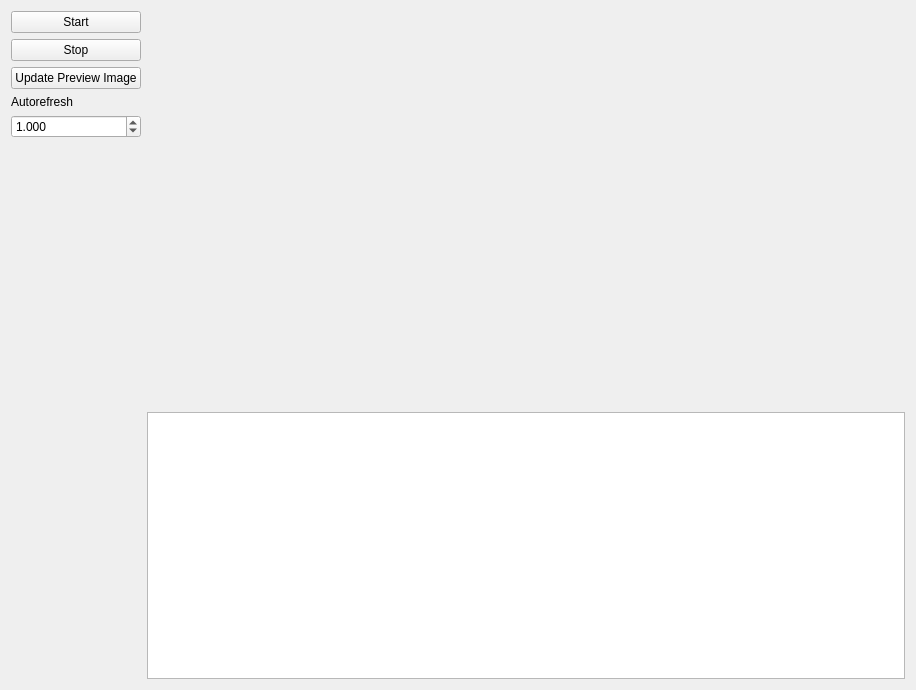
<?xml version="1.0" encoding="UTF-8"?>
<ui version="4.0">
 <class>Form</class>
 <widget class="QWidget" name="Form">
  <property name="geometry">
   <rect>
    <x>0</x>
    <y>0</y>
    <width>916</width>
    <height>690</height>
   </rect>
  </property>
  <property name="windowTitle">
   <string>Form</string>
  </property>
  <layout class="QGridLayout" name="gridLayout_2">
   <item row="0" column="0">
    <layout class="QGridLayout" name="gridLayout">
     <item row="5" column="0">
      <spacer name="verticalSpacer">
       <property name="orientation">
        <enum>Qt::Vertical</enum>
       </property>
       <property name="sizeHint" stdset="0">
        <size>
         <width>20</width>
         <height>40</height>
        </size>
       </property>
      </spacer>
     </item>
     <item row="3" column="0">
      <widget class="QLabel" name="label">
       <property name="text">
        <string>Autorefresh</string>
       </property>
      </widget>
     </item>
     <item row="1" column="0">
      <widget class="QPushButton" name="pushButton_stop">
       <property name="text">
        <string>Stop</string>
       </property>
      </widget>
     </item>
     <item row="0" column="0">
      <widget class="QPushButton" name="pushButton_start">
       <property name="text">
        <string>Start</string>
       </property>
      </widget>
     </item>
     <item row="2" column="0">
      <widget class="QPushButton" name="pushButton_update">
       <property name="text">
        <string>Update Preview Image</string>
       </property>
      </widget>
     </item>
     <item row="1" column="1" rowspan="5">
      <layout class="QGridLayout" name="gridLayout_central"/>
     </item>
     <item row="0" column="1">
      <spacer name="horizontalSpacer">
       <property name="orientation">
        <enum>Qt::Horizontal</enum>
       </property>
       <property name="sizeHint" stdset="0">
        <size>
         <width>40</width>
         <height>20</height>
        </size>
       </property>
      </spacer>
     </item>
     <item row="4" column="0">
      <widget class="QDoubleSpinBox" name="doubleSpinBox_refresh">
       <property name="decimals">
        <number>3</number>
       </property>
       <property name="value">
        <double>1.000000000000000</double>
       </property>
      </widget>
     </item>
     <item row="6" column="1">
      <widget class="QPlainTextEdit" name="plainTextEdit_debug"/>
     </item>
    </layout>
   </item>
  </layout>
 </widget>
 <resources/>
 <connections/>
</ui>
